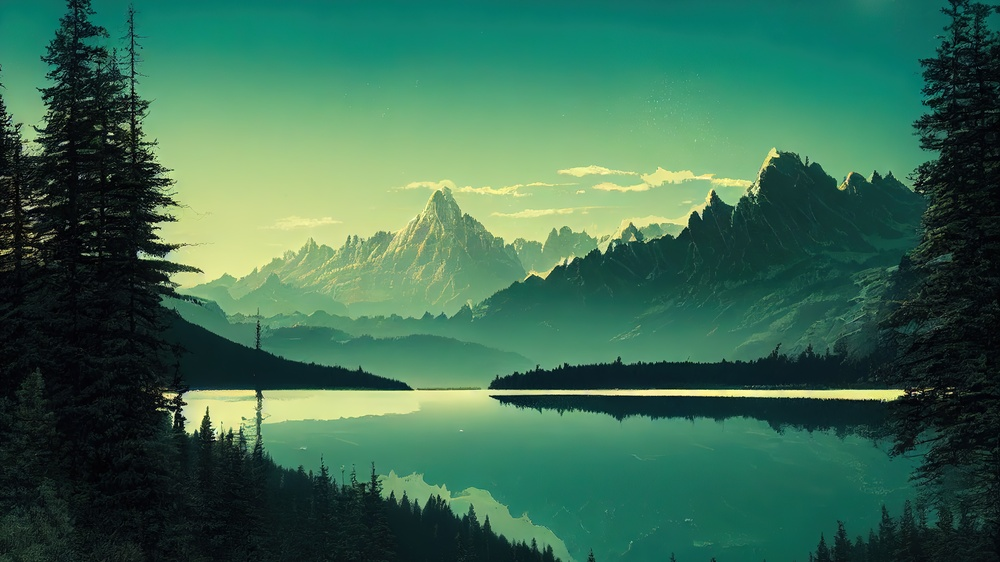
#> input picture image.jpg, 1000 x 562 px, shrunk from 3840 x 2160 before the run
$ python assignment1.py
#> lines starting #> are read from the running program, lines starting #| are printed output that depends on the picture
import cv2
import numpy as np
import matplotlib.pyplot as plt

# Read the image in RGB format
image = cv2.imread('image.jpg')  # Replace with your image path
#> image is the input picture: shape (562, 1000, 3); mean B, G, R 82.3, 106.6, 58.6
image_rgb = cv2.cvtColor(image, cv2.COLOR_BGR2RGB)  # Convert to RGB (OpenCV loads in BGR by default)

# Convert the RGB image to Grayscale
image_gray = cv2.cvtColor(image, cv2.COLOR_BGR2GRAY)
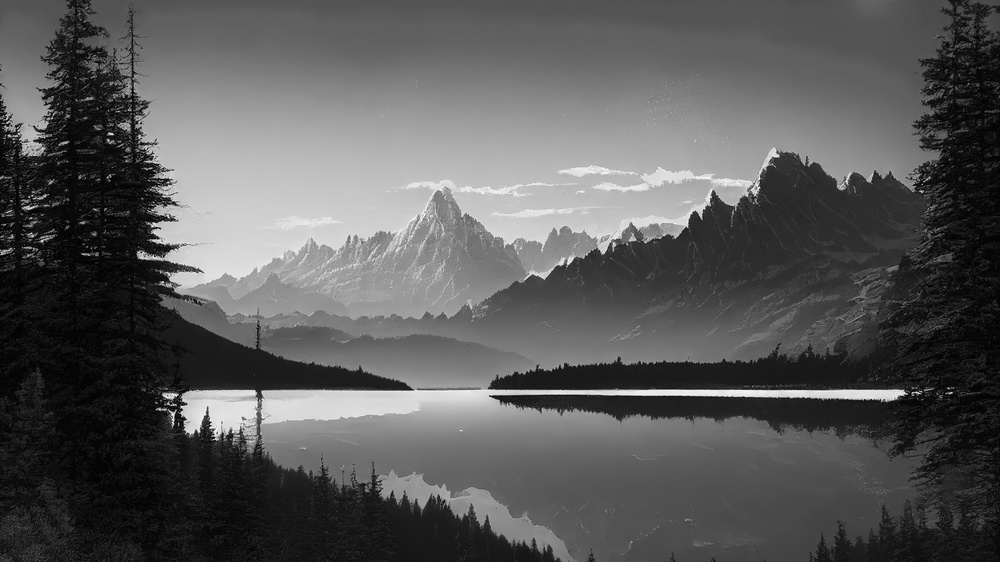
#> image_gray: shape (562, 1000); min 0, max 248, mean 89.5

# Extract individual R, G, B channels
r_channel = image_rgb[:, :, 0]  # Red channel
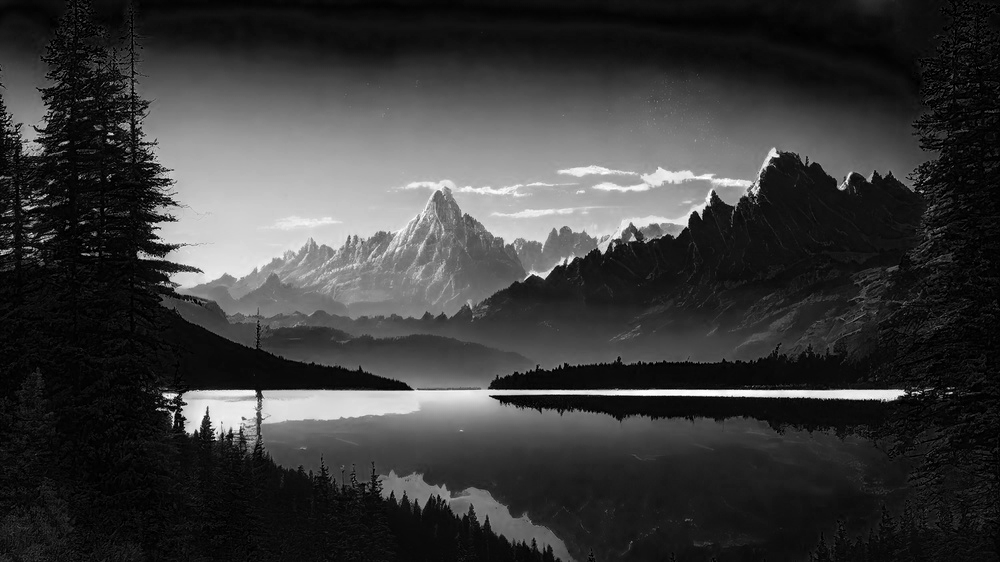
#> r_channel: shape (562, 1000); min 0, max 255, mean 58.6
g_channel = image_rgb[:, :, 1]  # Green channel
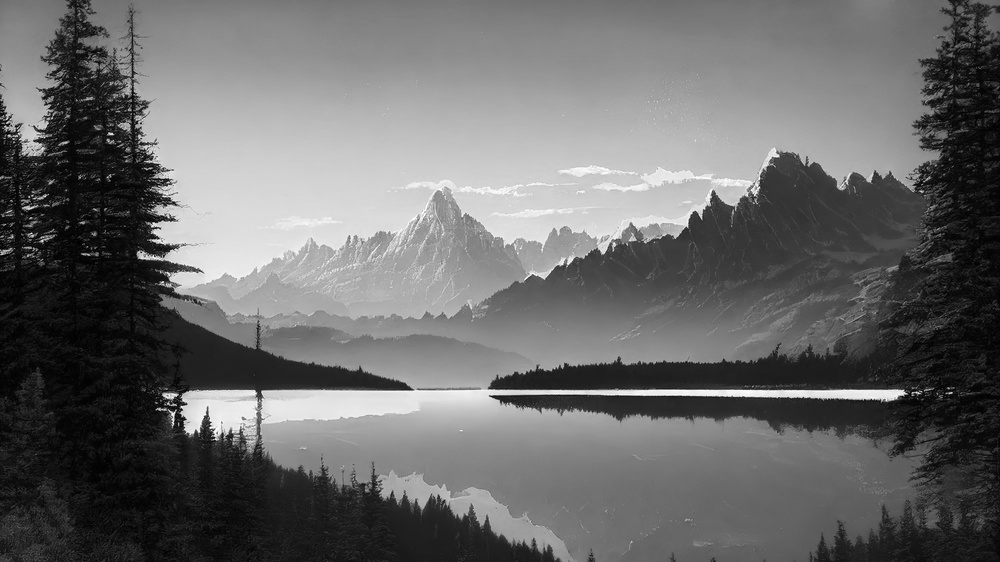
#> g_channel: shape (562, 1000); min 0, max 255, mean 106.6
b_channel = image_rgb[:, :, 2]  # Blue channel
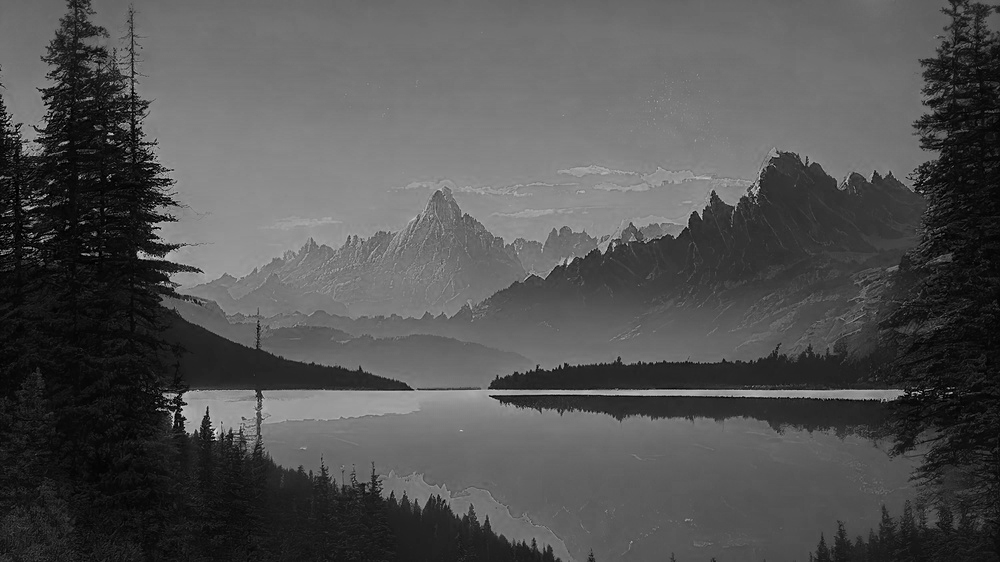
#> b_channel: shape (562, 1000); min 0, max 231, mean 82.3

# Display the images
plt.figure(figsize=(12, 10))

# Original RGB Image
plt.subplot(2, 3, 1)
plt.imshow(image_rgb)
plt.title('Original RGB Image')
plt.axis('off')

# Grayscale Image
plt.subplot(2, 3, 2)
plt.imshow(image_gray, cmap='gray')
plt.title('Grayscale Image')
plt.axis('off')

# Red Channel
plt.subplot(2, 3, 3)
plt.imshow(r_channel, cmap='Reds')
plt.title('Red Channel')
plt.axis('off')

# Green Channel
plt.subplot(2, 3, 4)
plt.imshow(g_channel, cmap='Greens')
plt.title('Green Channel')
plt.axis('off')

# Blue Channel
plt.subplot(2, 3, 5)
plt.imshow(b_channel, cmap='Blues')
plt.title('Blue Channel')
plt.axis('off')

plt.tight_layout()
plt.show()
